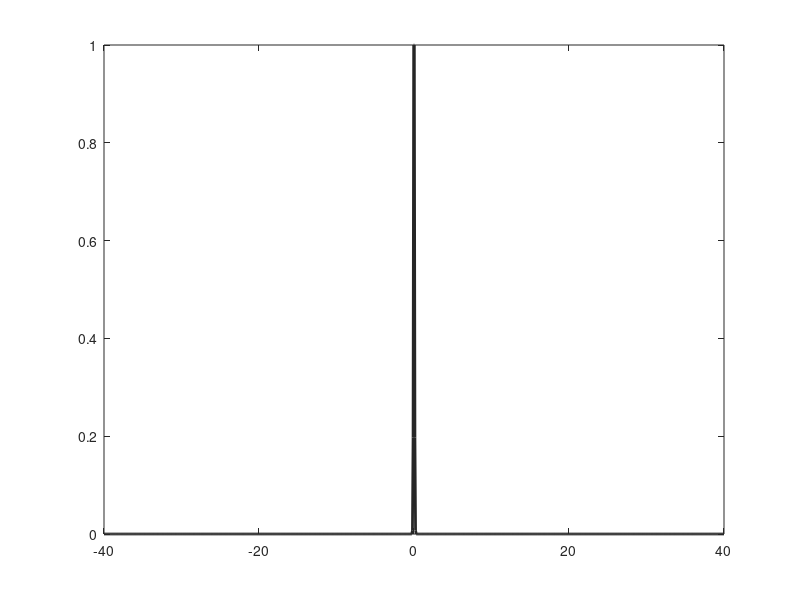

Recreate this plot in MATLAB. (Note: this script raises an error after producing the figure.)
clc; clear; close all;

%%
errors_deg = [0.1 0.2 0.5 1 2 5];
errors_rad = errors_deg * pi/180;
sigma_ = errors_rad;

r = 5e-3;

fc = 6.5e6;
c = 1540;
lambda_ = c/fc;
k_ = 2*pi/lambda_;

height = 5e-3;

z_f_ = [3 6 9]*1e-2+1e-3;
y_f = 0e-3;

num_syn = 4;
delta_alpha = (60/127)*pi/180
alpha_max = delta_alpha*(num_syn-1);
deg_max = alpha_max*180/pi

y_axis = linspace(-40e-3, 40e-3, 1000);

%% y-axis
width_theory = zeros(numel(z_f_), numel(sigma_));
interpn_yaxis = linspace(-40e-3, 40e-3, 10000);
z_idxx = 1;
for z_idx = z_f_
    z_f = z_idx;
    
    figure(20+round(z_f*1e2));
    for s_idx = 1:numel(sigma_)
        sigma_tmp = sigma_(s_idx);
        c_0 = sigma_tmp * sqrt(2*pi*z_f/(z_f-1j*k_*(z_f+r)*r*sigma_tmp^2)); % c_2
        q_ = 1j*k_*(r*(y_axis-y_f))/z_f - ((k_*sigma_tmp*r)^2)*y_axis*(z_f+r)/(z_f*(z_f-1j*k_*sigma_tmp^2*(z_f+r)*r)); % q_2
        p_ = (k_*sigma_tmp*r)^2*(z_f+r)^2/(2*z_f*(z_f - 1j*k_*(sigma_tmp^2)*(z_f+r)*r)); % q_1
        r_ = 1j*k_*(y_axis.^2-y_f^2)/(2*z_f) + (k_*sigma_tmp*r*y_axis).^2/(2*z_f*(z_f-1j*k_*(sigma_tmp^2)*(z_f+r)*r)); % q_3
        E_h = abs(c_0 * exp(0.25*(q_.^2)/p_-r_) * sqrt(pi*(1-exp(-0.25*p_*alpha_max^2))/p_)/(sigma_tmp*sqrt(2*pi)));
        
        plot(y_axis*1e3, E_h/max(E_h), 'LineWidth',2, 'color', [0.15 0.15 0.15]*s_idx); hold on; % cartesian view
        
        %% probability width calculation
        norm_Eh = E_h/max(E_h);
        norm_Eh = interpn(y_axis, norm_Eh, interpn_yaxis, 'linear');
        peak_idx = find(norm_Eh == 1 , 1, 'first');
        left_ = norm_Eh(1:peak_idx-1);
        right_ = norm_Eh(peak_idx+1:end);
        
        y_left = interpn_yaxis(1:peak_idx-1);
        y_right = interpn_yaxis(peak_idx+1:end);
        
        left_half = find(left_ >= 0.5, 1, 'first');
        right_half = find(right_ >= 0.5, 1, 'last');
        
        width_theory(z_idxx, s_idx) = (y_right(right_half) - y_left(left_half))*1e3;
        
    end
    hold off; %grid on;
%     legend('\sigma = 0.1\circ', '\sigma = 0.2\circ', '\sigma = 0.5\circ',...
%         '\sigma = 1\circ', '\sigma = 2\circ', '\sigma = 5\circ',...
%         'location', 'northeastoutside');
    %     xlabel('[ mm ]');
    xlim([-5 5]);
    %     ylabel('E[h(\epsilon)]'); title(['(y_f, z_f) : (' num2str(y_f*1e3) ', ' num2str(z_f*1e3) ')']);
    set(gca,'FontSize',14);
    set(gcf, 'Position', [-2868 666 560 420]);
    z_idxx = z_idxx + 1;
end
%% plot width
% mean_width_theory = mean(width_theory);
mean_width_theory = width_theory(1,:);
figure(11312); 
plot(errors_deg, mean_width_theory);

% correlation with experiment
depth_roi = [3 6 9];
mean_width_rsaf = mean(width_sa(depth_roi, :));

figure(123142);
plot(errors_deg, mean_width_theory, 'LineWidth', 2.5, 'color', 'k', 'Marker', 'square', 'MarkerSize',10); hold on;
plot(errors_deg, mean_width_rsaf, 'LineWidth', 2.5, 'color', 'b', 'Marker', 'v', 'MarkerSize',10); hold off;
legend('rSAF-CW', 'rSAF-PW');
%% radial-axis
rad_axis = linspace(-5, 5, 1000); % deg
for z_idx = z_f_
    z_f = z_idx;
    
    y_axis_ = tand(rad_axis) * z_f;
    
    figure(round(z_f*1e2)*10);
    for s_idx = 1:numel(sigma_)
        sigma_tmp = sigma_(s_idx);
        c_0 = sigma_tmp * sqrt(2*pi*z_f/(z_f-1j*k_*(z_f+r)*r*sigma_tmp^2)); % c_2
        q_ = 1j*k_*(r*(y_axis_-y_f))/z_f - ((k_*sigma_tmp*r)^2)*y_axis_*(z_f+r)/(z_f*(z_f-1j*k_*sigma_tmp^2*(z_f+r)*r)); % q_2
        p_ = (k_*sigma_tmp*r)^2*(z_f+r)^2/(2*z_f*(z_f - 1j*k_*(sigma_tmp^2)*(z_f+r)*r)); % q_1
        r_ = 1j*k_*(y_axis_.^2-y_f^2)/(2*z_f) + (k_*sigma_tmp*r*y_axis_).^2/(2*z_f*(z_f-1j*k_*(sigma_tmp^2)*(z_f+r)*r)); % q_3
        E_h = abs(c_0 * exp(0.25*(q_.^2)/p_-r_) * sqrt(pi*(1-exp(-0.25*p_*alpha_max^2))/p_)/(sigma_tmp*sqrt(2*pi)));
        
%         plot(y_axis_*1e3, E_h/max(E_h), 'LineWidth',2, 'color', [0.15 0.15 0.15]*s_idx); hold on; % cartesian view
        plot(rad_axis, E_h/max(E_h), 'LineWidth',2, 'color', [0.15 0.15 0.15]*s_idx); hold on; % radial view
    end
    hold off; grid on;
%     legend('\sigma = 0.1\circ', '\sigma = 0.2\circ', '\sigma = 0.5\circ',...
%         '\sigma = 1\circ', '\sigma = 2\circ', '\sigma = 5\circ',...
%         'location', 'northeastoutside');
    %     xlabel('[ mm ]');
    xlim([-5 5]);
    %     ylabel('E[h(\epsilon)]'); title(['(y_f, z_f) : (' num2str(y_f*1e3) ', ' num2str(z_f*1e3) ')']);
    set(gca,'FontSize',14);
    set(gcf, 'Position', [-2868 666 560 420]);
end

%% validation of Far-field approximation
r = 5e-3;
deg = 45; % degree
alpha_ = sind(deg);
beta_ = cosd(deg);

R = linspace(r, r+100e-3, 1000);

y = R*alpha_;
z = R*beta_;

% focal point
y_f = 0;
% z_f = linspace(0.01e-3, z_max, 1000);
z_f = 10e-3;

ground_truth = sqrt((y-r*alpha_).^2+(z-r*beta_).^2) - sqrt((y_f-r*alpha_).^2+(z_f-r*beta_).^2);

approximation = (z-r*beta_).*(1+0.5*((y-r*alpha_)./(z-r*beta_)).^2) - (z_f-r*beta_).*(1+0.5*((y_f-r*alpha_)./(z_f-r*beta_)).^2);
% approximation = (y.^2 - y_f^2)./(2*(z_f-r*beta_)) - (r*(y-y_f)*alpha_)./(z_f-r*beta_);

figure(1);
plot(R*1e3, ground_truth); hold on;
% plot(R*1e3, z-z_f, 'color', 'k');
plot(R*1e3, approximation); hold off;
xlabel('mm');grid on; %xlim([r*1e2+0.05 z_max*1e2]);
legend('ground truth', 'approximation');

%% 2D
r = 5e-3;
degrees = linspace(0, 45, 46); % degree
R = linspace(r, r+100e-3, 100);

% focal point
y_f = 0;
% z_f = linspace(0.01e-3, z_max, 1000);
z_f = 30e-3;

error_map = zeros(numel(R), numel(degrees));

for d_idx = 1:numel(degrees)
    deg = degrees(d_idx);
    
    alpha_ = sind(deg);
    beta_ = cosd(deg);
    
    y = R*alpha_;
    z = R*beta_;
    
    ground_truth = sqrt((y-r*alpha_).^2+(z-r*beta_).^2) - sqrt((y_f-r*alpha_).^2+(z_f-r*beta_).^2);
    
    approximation = (z-r*beta_).*(1+0.5*((y-r*alpha_)./(z-r*beta_)).^2) - (z_f-r*beta_).*(1+0.5*((y_f-r*alpha_)./(z_f-r*beta_)).^2);
    % approximation = (y.^2 - y_f^2)./(2*(z_f-r*beta_)) - (r*(y-y_f)*alpha_)./(z_f-r*beta_);
    
    error = abs(ground_truth - approximation)/lambda_;
    error_map(:,d_idx) = error;
end

figure(1);
imagesc(degrees, R*1e3, error_map); 
xlabel('\theta [\circ]'); ylabel('R [mm]');
colorbar; colormap jet;
set(gca, 'FontName', 'Times New Roman', 'FontSize', 14, 'FontWeight', 'bold');